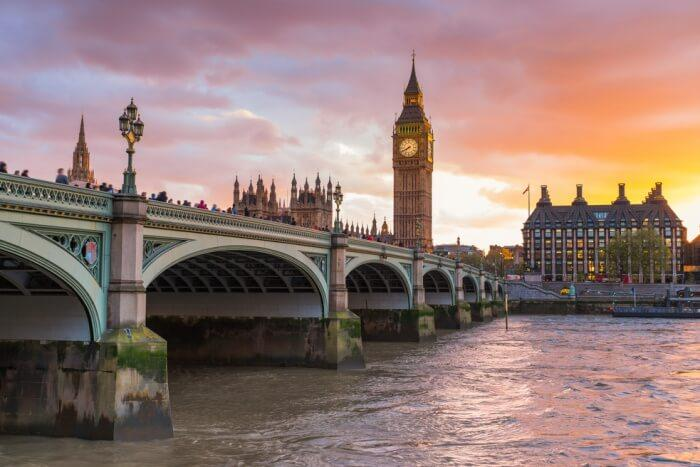
#> input picture WorkingwithImages/London-Bridge.jpg, 700 x 467 px
$ python imageRotate.py
#> lines starting #> are read from the running program, lines starting #| are printed output that depends on the picture
from PIL import Image, ImageFilter

before = Image.open("London-Bridge.jpg")
#> before is the input picture: PIL image 700x467 RGB; mean R, G, B 146.9, 122.7, 117.8
before.rotate(45).show()
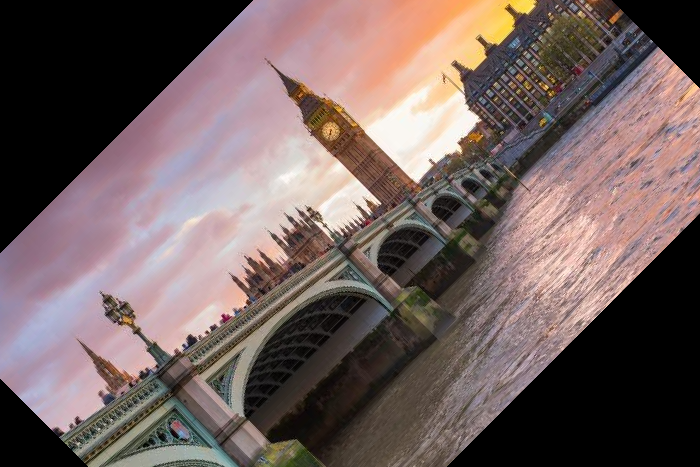
#> shown: PIL image 700x467 RGB; mean R, G, B 114.5, 97.4, 95.6
